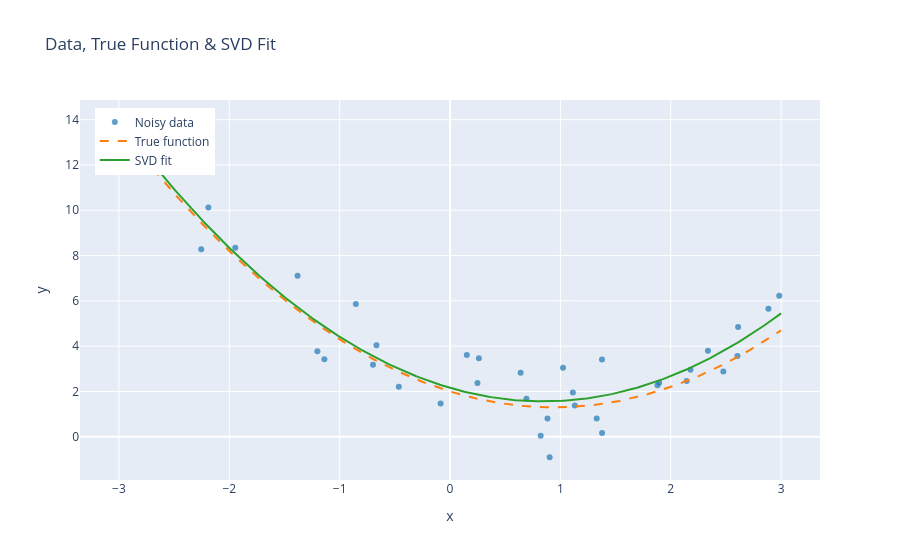

This figure's notebook cell:
### Code cell
COLORS = ["#1f77b4", "#ff7f0e", "#2ca02c", "#d62728", "#9467bd"]

x_grid = np.linspace(*X_RANGE, 300)
A_grid = build_design(x_grid)
y_true_grid = A_grid @ TRUE_BETA
y_hat_grid  = A_grid @ beta_hat

fig = go.Figure()
fig.add_trace(go.Scatter(x=x0, y=y0, mode="markers",
                         marker=dict(color=COLORS[0], size=6, opacity=0.7),
                         name="Noisy data"))
fig.add_trace(go.Scatter(x=x_grid, y=y_true_grid, mode="lines",
                         line=dict(color=COLORS[1], width=2, dash="dash"),
                         name="True function"))
fig.add_trace(go.Scatter(x=x_grid, y=y_hat_grid, mode="lines",
                         line=dict(color=COLORS[2], width=2),
                         name="SVD fit"))
fig.update_layout(title="Data, True Function & SVD Fit",
                  xaxis_title="x", yaxis_title="y",
                  legend=dict(x=0.02, y=0.98))
fig.show()

### Figure 1 — Plotly figure (JSON) as saved in the notebook; plotly's stock layout.template omitted (floating-point values rounded to 4 significant figures; data arrays with more than 128 entries replaced by an {"elided": "..."} marker saying what was removed)
{"data": [{"marker": {"color": "#1f77b4", "opacity": 0.7, "size": 6}, "mode": "markers", "name": "Noisy data", "type": "scatter", "x": [0.8218, -1.381, -2.754, -2.901, 1.88, 2.477, 0.6398, 1.377, 0.2617, 2.61, 1.895, -2.984, 2.144, -2.798, 1.378, -1.946, 2.179, 0.2488, -1.202, -0.4639, -2.83, -2.254, 1.024, 0.8831, 0.6923, -0.6979, 2.983, 2.885, 1.113, 0.9028, 1.131, -0.6665, -2.189, 1.329, 0.1521, -1.139, -0.08499, 2.337, 2.604, -0.8532], "y": [0.04852, 7.112, 13.55, 13.86, 2.271, 2.878, 2.826, 3.412, 3.464, 4.851, 2.388, 12.39, 2.458, 13.12, 0.1637, 8.344, 2.96, 2.372, 3.774, 2.206, 12.22, 8.277, 3.042, 0.8033, 1.674, 3.178, 6.228, 5.651, 1.955, -0.9057, 1.379, 4.039, 10.12, 0.8015, 3.612, 3.424, 1.472, 3.799, 3.568, 5.865]}, {"line": {"color": "#ff7f0e", "dash": "dash", "width": 2}, "mode": "lines", "name": "True function", "type": "scatter", "x": {"elided": "300 float values"}, "y": {"elided": "300 float values"}}, {"line": {"color": "#2ca02c", "width": 2}, "mode": "lines", "name": "SVD fit", "type": "scatter", "x": {"elided": "300 float values"}, "y": {"elided": "300 float values"}}], "layout": {"legend": {"x": 0.02, "y": 0.98}, "title": {"text": "Data, True Function & SVD Fit"}, "xaxis": {"title": {"text": "x"}}, "yaxis": {"title": {"text": "y"}}}}
